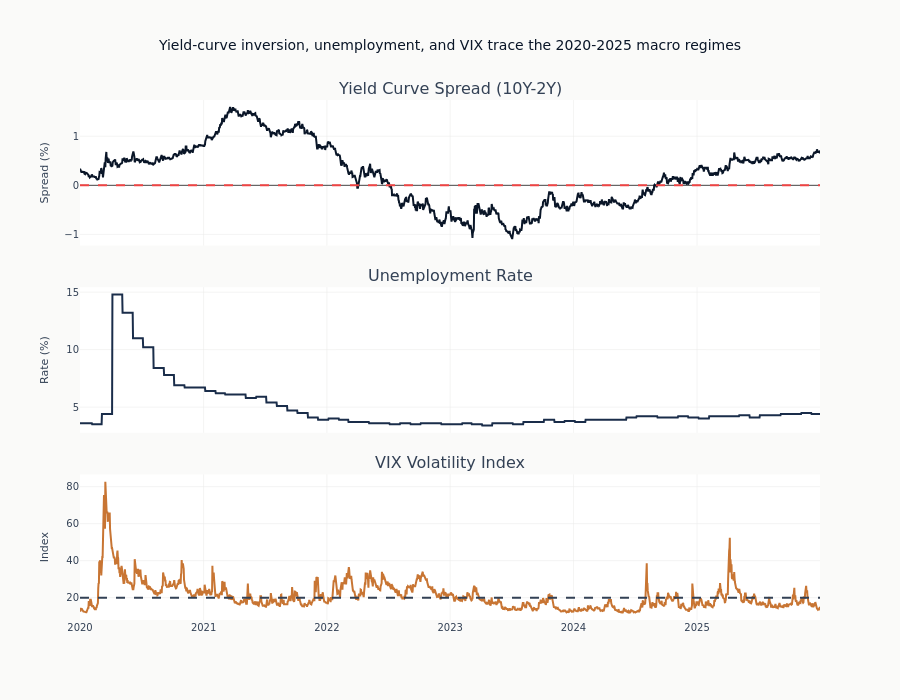

Notebook source saved alongside this figure:
### Markdown cell above
## 6. Visualizing Macro Regimes

### Code cell
# Prepare data for visualization (2020 onwards for readability)
VIZ_START_DATE = date(2020, 1, 1)

viz_df = (
    macro_features.filter(pl.col("timestamp") >= VIZ_START_DATE)
    .filter(pl.col("yield_curve_spread").is_not_null())
    .to_pandas()
)

# Build the three-panel macro-indicator figure in a SINGLE cell so the
# inline backend cannot capture a yield-curve-only intermediate render
# (feedback_split_cell_figure_bug).
fig = make_subplots(
    rows=3,
    cols=1,
    shared_xaxes=True,
    subplot_titles=("Yield Curve Spread (10Y-2Y)", "Unemployment Rate", "VIX Volatility Index"),
    vertical_spacing=0.08,
)

# Yield curve
fig.add_trace(
    go.Scatter(
        x=viz_df["timestamp"],
        y=viz_df["yield_curve_spread"],
        mode="lines",
        name="10Y-2Y Spread",
        line={"color": COLORS["blue"]},
    ),
    row=1,
    col=1,
)
fig.add_hline(y=0, line_dash="dash", line_color=COLORS["negative"], row=1, col=1)

# Unemployment
if "unemployment_rate" in viz_df.columns:
    fig.add_trace(
        go.Scatter(
            x=viz_df["timestamp"],
            y=viz_df["unemployment_rate"],
            mode="lines",
            name="Unemployment",
            line={"color": COLORS["slate"]},
        ),
        row=2,
        col=1,
    )

# VIX
if "vix" in viz_df.columns:
    fig.add_trace(
        go.Scatter(
            x=viz_df["timestamp"],
            y=viz_df["vix"],
            mode="lines",
            name="VIX",
            line={"color": COLORS["copper"]},
        ),
        row=3,
        col=1,
    )
    fig.add_hline(y=20, line_dash="dash", line_color=COLORS["neutral"], row=3, col=1)

fig.update_layout(
    height=700,
    title_text="Yield-curve inversion, unemployment, and VIX trace the 2020-2025 macro regimes",
    showlegend=False,
)
fig.update_yaxes(title_text="Spread (%)", row=1, col=1)
fig.update_yaxes(title_text="Rate (%)", row=2, col=1)
fig.update_yaxes(title_text="Index", row=3, col=1)

fig.show()

### Figure 1 — Plotly figure (JSON) as saved in the notebook; plotly's stock layout.template omitted (floating-point values rounded to 4 significant figures; data arrays with more than 128 entries replaced by an {"elided": "..."} marker saying what was removed)
{"data": [{"line": {"color": "#0a1628"}, "mode": "lines", "name": "10Y-2Y Spread", "type": "scatter", "x": {"elided": "2192 str values"}, "xaxis": "x", "y": {"elided": "2192 float values"}, "yaxis": "y"}, {"line": {"color": "#1a2d4a"}, "mode": "lines", "name": "Unemployment", "type": "scatter", "x": {"elided": "2192 str values"}, "xaxis": "x2", "y": {"elided": "2192 float values"}, "yaxis": "y2"}, {"line": {"color": "#C87533"}, "mode": "lines", "name": "VIX", "type": "scatter", "x": {"elided": "2192 str values"}, "xaxis": "x3", "y": {"elided": "2192 float values"}, "yaxis": "y3"}], "layout": {"annotations": [{"font": {"size": 16}, "showarrow": false, "text": "Yield Curve Spread (10Y-2Y)", "x": 0.5, "xanchor": "center", "xref": "paper", "y": 1.0, "yanchor": "bottom", "yref": "paper"}, {"font": {"size": 16}, "showarrow": false, "text": "Unemployment Rate", "x": 0.5, "xanchor": "center", "xref": "paper", "y": 0.64, "yanchor": "bottom", "yref": "paper"}, {"font": {"size": 16}, "showarrow": false, "text": "VIX Volatility Index", "x": 0.5, "xanchor": "center", "xref": "paper", "y": 0.28, "yanchor": "bottom", "yref": "paper"}], "height": 700, "shapes": [{"line": {"color": "#ef4444", "dash": "dash"}, "type": "line", "x0": 0, "x1": 1, "xref": "x domain", "y0": 0, "y1": 0, "yref": "y"}, {"line": {"color": "#334155", "dash": "dash"}, "type": "line", "x0": 0, "x1": 1, "xref": "x3 domain", "y0": 20, "y1": 20, "yref": "y3"}], "showlegend": false, "title": {"text": "Yield-curve inversion, unemployment, and VIX trace the 2020-2025 macro regimes"}, "xaxis": {"anchor": "y", "domain": [0.0, 1.0], "matches": "x3", "showticklabels": false}, "xaxis2": {"anchor": "y2", "domain": [0.0, 1.0], "matches": "x3", "showticklabels": false}, "xaxis3": {"anchor": "y3", "domain": [0.0, 1.0]}, "yaxis": {"anchor": "x", "domain": [0.72, 1.0], "title": {"text": "Spread (%)"}}, "yaxis2": {"anchor": "x2", "domain": [0.36, 0.64], "title": {"text": "Rate (%)"}}, "yaxis3": {"anchor": "x3", "domain": [0.0, 0.28], "title": {"text": "Index"}}}}
